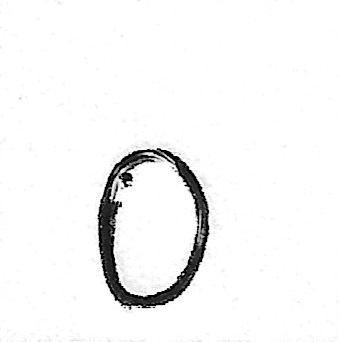
#> input picture digitos-manuscritos/01.jpg, 339 x 342 px; its folder holds only this picture in this run
$ jupyter execute --allow-errors digia.ipynb
#> lines starting #> are read from the running program, lines starting #| are printed output that depends on the picture; after the words box and inside, x2 and y2 are one past the last pixel; in counts of white or black regions, pixels touching at a corner belong together
# DigIA
## Pipeline de Visão Computacional e Testes de Generalização Extrema

[cell 1]
# carregamento das bibliotecas
import numpy as np
import pandas as pd
import matplotlib.pyplot as plt
import seaborn as sns
from sklearn.datasets import fetch_openml
from sklearn.model_selection import train_test_split, GridSearchCV
from sklearn.preprocessing import MinMaxScaler
from sklearn.svm import SVC
from sklearn.ensemble import RandomForestClassifier
from sklearn.neural_network import MLPClassifier
from sklearn.metrics import confusion_matrix, classification_report
from sklearn.base import clone
import time
import glob
import os
import cv2
import numpy as np
from scipy import ndimage
import math
import random

#### Fase 1: Carregamento e Análise Exploratória de Imagens (EDA)

[cell 2]
# Carregando dataset MNIST a partir da OpenML
print("Baixando o dataset MNIST...")
#> (the rest of this cell did not finish here and is left out)

#> (a cell that did not finish here is left out)

#> (a cell that did not finish here is left out)

#> (a cell that did not finish here is left out)

As classes presentes no dataset são 10 dígitos entre 0 e 9<br>
O dataset tem uma distribuição balanceada de um modo geral

#> (a cell that did not finish here is left out)

A matriz de rótulos contém dados do tipo `object`, que no caso são strings. Vamos transformar estes dados para inteiros.

#> (a cell that did not finish here is left out)

#> (a cell that did not finish here is left out)

Cada amostra do Dataset MNIST consiste de uma matriz unidimensional com tamanho 784 e são a representação achatada de uma figura com 28x28 pixels na qual cada um deles possui um valor que representa a intensidade de luz emitida por ele. Aqui, o canal de cor é único e portanto apenas um valor é o suficiente e pode variar de 0 (ausência de luz) a 255 (intensidade total de luz).<br>

Para representar as imagens na tela, é necessário rearranjar a matriz unidimensional e uma matriz bidimensional de dimensões 28x28. A função `reshape()`do Numpy é fundamental para isto.<br>

A plotagem utilizou uma representação baseada em tons de cinza (Grayscale), sendo que o fundo das figuras é preto e as regiões que contém os traços aproximam-se mais do branco. Comparando a figura com a matriz numérica observamos esta correspondência pois a maior parte dos pixels tem valor 0 (preto)

#### Fase 2: Pipeline de Pré-processamento e Divisão dos Dados

#> (a cell that did not finish here is left out)

[cell 10]
# escalonamento dos dados
scaler = MinMaxScaler()

#> (the rest of this cell did not finish here and is left out)

Importância do escalonamento: o escalonador `MinMaxScaler` por padrão redimensiona os dados numéricos proporcionalmente para que resultem em valores entre 0 e 1. Modelos lineares e/ou que utilizam distâncias métricas podem ter oscilações muito grandes com valores com magnitudes diferentes e terão dificuldade de convergir matematicamente.<br>

Outro escalonador possível seria o `StandarScaler`, que redimensiona os dados para que tenha média zero e desvio padrão 1 (normalização). No caso do MNIST pode não ser o melhor caminho, pois as imagens do dataset tem todas um fundo preto (0), o que garante algum contraste para identificar o dígito. Estes pixels são predominantes. Com a normalização, estes pixels passariam a adotar valores muito baixos, mas ainda diferente de 0 e podem "borrar" as imagens e dificultar o treinamento.<br>

#### Fase 3: Implementação e Treinamento dos 3 Modelos

Serão utilizados 3 modelos de classificação neste projeto:
- Support Vector Machines (SVM): O classifcador desta familia é o SVC. Tem um funcionamento que busca traçar hiperplanos no espaço vetorial que permitem separar as classes, admitindo uma certa tolerância / margem em torno deste plano;
- Random Forest: conjunto de Árvores de Decisão (Decision Trees) que trabalham com a ideia de separar progressivamente o conjunto de dados utilziando o conceito de
entropia / pureza para entender como as amostras se assemelham. Por natureza é um algoritmo multiclasse;
- Multi-Layer Perceptron (MLP): Rede Neural Artificial tradicional. Aqui usaremos o modelo distribuído pelo Scikit Learn por questões de praticidade, compatibilidade e natureza relativamente simples do problema (no contexto de visã computacional).

As redes serão submetidas a uma procura por melhores parâmetros (Grid Search), a partir do qual serão selecionadas as melhores configurações para cada família de classificador.
Os 3 melhores modelos serão então treinados em todo o conjunto de treino para posterior avaliação

[cell 11]
''' Função que executa o Grid Search dos modelos.
    Recebe como parâmetro nome do modelo, modelo base, a grade de parâmetros para avaliar e conjunto de treino
    Retorna ao final o modelo com as melhores configurações
'''
# [29 lines left out: function procura_melhores_parametros, not called in this run]

[cell 12]
''' Função que treina o modeloem todo o conjunto de treino e faz as predições e métricas na base de teste
    Recebe como parâmetros o nome do classificador, o modelo já instanciado, e os conjuntos de treino e teste
    Retorna um dicionário com o nome do modelo e suas métricas, a matriz-confusão e a instância do classificacdor treinado
'''
# [28 lines left out: function treina_modelo, not called in this run]

[cell 13]
''' Cria uma lista de dicionários, no qual cada item é uma família de modelos
    Cada um recebe o nome/tipo do modelo, um dicionário com parâmetros de gridsearch e o modelo base a ser instanciado
'''
modelos_testar = []
modelos_testar.append({
    'nome_modelo': 'SVM',
    'param_grid':{"kernel": ["linear", "rbf"],"C":[1,10]},
    # kernel rbf permite planos mais flexíveis. C trata do grau de regularização dos dados
    'modelo_base': SVC(cache_size=1000, random_state=42)
    # 2. Instancia o SVC alocando mais memória RAM para o cálculo (cache_size=1000)
     })

modelos_testar.append({
    'nome_modelo':'RandomForest',
    'param_grid': {'n_estimators':[50,150], # número de árvores
                    'max_depth':[10,20]}, # profundidade da árvore
    'modelo_base': RandomForestClassifier(n_jobs=-1, random_state=42)
    })


modelos_testar.append({
    'nome_modelo':'MLP',
    'param_grid': {
        "hidden_layer_sizes": [(64,), (100, 50)], # testa uma camada de 64 layers ocultos e duas camadas de 100 e 50 layers ocultos
        "learning_rate_init": [0.001, 0.01]}, # taxa de aprendizagem inicial. Ela vai sendo alterada dinamicamente durante o treino
    'modelo_base': MLPClassifier(
        activation="relu", # função de ativação dos neurônios. Matematicamente simples e atenua a oscilação
        solver="adam", # otimizador que atualiza os pesos e vieses dinamicamente e individualmente para cada neurônio
       early_stopping=True, # para o treinamento quando ele parar de melhorar. Economiza processamento e tempo
        random_state=42,
        verbose=True)
    })

[cell 14]
'''
    A lista de modelos vai ser percorrida e submetida à avaliação de parâmetros
    Os melhores de cada família farão parte de outra lista de modelos que serão treinados em toda a base
'''

melhores_modelos = []
#> (the rest of this cell did not finish here and is left out)

[cell 15]
'''
Treinamento dos 3 melhores modelos de cada família em toda a base de treino
Serão geradas 3 listas contendo: as métricas de cada modelo, as matrizes de confusão, e as instâncias dos modelos treinados
'''
resultados_modelos = []
matrizes = []
modelos_treinados = []

for m in melhores_modelos:

    nome_classificador = m['nome_modelo']
    classificador = m['modelo']

    resultados_modelo, matriz_confusao, classificador_treinado = treina_modelo(
        nome_classificador, classificador, X_train_escalonado, y_train, X_test_escalonado, y_test)

    resultados_modelos.append(resultados_modelo)
    matrizes.append({'classificador':nome_classificador, 'matriz_confusao': matriz_confusao})
    modelos_treinados.append({'modelo': nome_classificador, 'modelo_treinado': classificador_treinado})

#### Fase 4: Avaliação Comparativa de Desempenho

Avaliação dos resultados do treinamento dos três modelos.
Será feita a plotagem das matrizes de confusão de cada um deles e registradas as métricas em uma tabela / dataframe

[cell 16]
'''
Função que plota a matriz de confusão no formato de mapa de calor.
Recebe uma matriz numérica e o nome do modelo
'''

# [22 lines left out: function plota_matriz_confusao, not called in this run]

[cell 17]
# chama a função de plotagem para todas as matrizes da lista
for m in matrizes:
    classificador_plotar = m['classificador']
    matriz_plotar = m['matriz_confusao']
    plota_matriz_confusao(matriz_plotar, classificador_plotar)

[cell 18]
# Exibe tabela com os resultados / métricas dos 3 modelos.
pd.DataFrame(resultados_modelos)

Os dígitos que causaram mas confusão (real x previsto) no modelo foram:
- SVM: 4x9 (17) / 7x9 (9) / 3x9 (9)
- RF: 4x9 (32) / 9x4 (19) / 8x9 (18)
- MLP: 4x9 (48) / 8x3 (22) / 3x2 (15)

Os modelos tiveram difculdades diversas, mas o maior desafio é a diferenciação entre os dígitos 4 e 9, que podem variar a grafia e se assemelharem.
Em todos os algoritmos as maiores confusões envolvem de alguma forma os dígitos 4, 9,  e 3 predominantemente

Quanto ao desempenho, como o MNIST apresenta classes balanceadas, o custo de erro entre dígitos é praticamente igual. Sendo assim, a acurácia é uma métrica válida para avaliar o desepenho global dos modelos. o F1-Score registrado é o ponderado (Poderia ser usado médio já que há balanceamento entre classes). Ou seja, ele avalia também se há um equilíbrio entre acertos em todas as classes (sem penalizações por falsos positivos e falsos negativos) e pode ser usado complementarmente à acurácia.

Considerando a acurácia em teste, o SVM foi o mais bem sucedido. No entanto, o tempo de treino é sensivelmente mais alto que os demais. Seria interessante investir mais tempo em testes de versões mais simplificadas do SVM e/ou versões mais sofisticadas do MLP. Por ora, escolheria o MLP.

#### Fase 5: Testes de generalização

##### Fase 5.1: Treinamento Restrito com Classes Ocultadas (Class Masking)

Serão ocultadas as classes 3 e 6 do treinamento. Os modelos serão retreinados e submetidos à predição de uma base que possui somente estas classes

#> (a cell that did not finish here is left out)

#####  5.2 Teste de Generalização Extrema (Inferência OOD)

[cell 20]
# Modelos retreinados
matrizes_ood = []
modelos_ood = []

for m in melhores_modelos:

    nome_classificador = m['nome_modelo']
    classificador = m['modelo']

    _, matriz_confusao, classificador_treinado = treina_modelo(
        nome_classificador, classificador, X_train_ood, y_train_ood, X_test_ood, y_test_ood)

    matrizes_ood.append({'classificador':nome_classificador, 'matriz_confusao': matriz_confusao})
    modelos_ood.append({'modelo': nome_classificador, 'modelo_treinado': classificador_treinado})

[cell 21]
# plota as matrizes de confusão novamente.

for m in matrizes_ood:
    classificador_plotar = m['classificador']
    matriz_plotar = m['matriz_confusao']
    plota_matriz_confusao(matriz_plotar, classificador_plotar)

Aqui podemos observar o que acontece quando o modelo é forçado a classificar algo que nunca viu.
Interessante observar que todos os modelos, em maior ou menor grau, tendem fazer as mesmas predições falsas:
- dígito 3: tende ao 8 e 5
- dígito 6: tende ao 4 e 5

#####  5.3 Inferência com Imagens Manuscritas Próprias

Para esta etapa foram coletados digitos manuscritos em uma folha quadriculada.
A folha foi digitalizada em um scanner de mesa com resolução de 300 dpi, já em escala de cinza (Grayscale).
Os digitos foram recortados manualmente no software GIMP de processamento de imagens
e armaazenados em uma pasta específica do projeto.<br>

O script abaixo faz um processamento em massa destes arquivos produzindo a inversão de cores (fundo preto),
centralização do dígito pela massa dentro de uma grade de 28x28 pixels.<br>

[cell 22]
# Observação: Este função foi escrita quase integralmente por uma LLM

def processa_digito_manual(caminho_imagem):
    """Versão corrigida e calibrada para o padrão espacial exato do MNIST."""
#> called with caminho_imagem = 'digitos-manuscritos/01.jpg'
    img = cv2.imread(caminho_imagem, cv2.IMREAD_GRAYSCALE)
#> img is the input picture: shape (342, 339); min 0, max 255, mean 244.9
    if img is None:
        return None

    # Suaviza de leve para tirar imperfeições do papel
    img_blur = cv2.GaussianBlur(img, (3, 3), 0)

    # Threshold rígido com inversão (Garante fundo 100% preto de verdade)
    _, thresh = cv2.threshold(img_blur, 130, 255, cv2.THRESH_BINARY_INV)
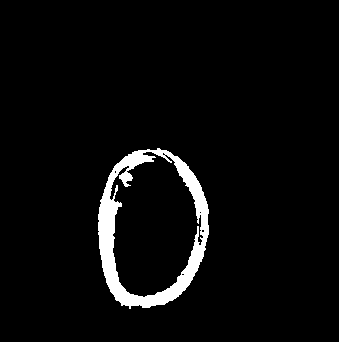
#> thresh: shape (342, 339); 4.2% white; 1 white region

     # Encontra a caixa envolvente
    contornos, _ = cv2.findContours(
        thresh, cv2.RETR_EXTERNAL, cv2.CHAIN_APPROX_SIMPLE
    )
#> contornos = 1 contour; box (x1, y1, x2, y2) and area: (98, 148, 209, 309) 13912

    if len(contornos) == 0:
        return np.zeros((28, 28), dtype=np.uint8)

    maior_contorno = max(contornos, key=cv2.contourArea)
#> maior_contorno = contour of 208 points, box (x1, y1, x2, y2) (98, 148, 209, 309), area 13912
    x, y, w, h = cv2.boundingRect(maior_contorno)
#> x = 98; y = 148; w = 111; h = 161
    recorte_digito = thresh[y : y + h, x : x + w]
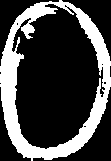
#> recorte_digito: shape (161, 111); 27.1% white; 1 white region, box (x1, y1, x2, y2) and area: (0, 0, 111, 161) 4840

    # Redimensiona para proporção 20x20
    if w > h:
        novo_w = 20
        novo_h = int(h * (20 / w))
    else:
        novo_h = 20
        novo_w = int(w * (20 / h))
#> novo_w = 13

    novo_w, novo_h = max(1, novo_w), max(1, novo_h)
#> novo_h = 20
    digito_redimensionado = cv2.resize(
        recorte_digito, (novo_w, novo_h), interpolation=cv2.INTER_AREA
    )

    lona_mnist = np.zeros((28, 28), dtype=np.uint8)
    start_y = (28 - novo_h) // 2
#> start_y = 4
    start_x = (28 - novo_w) // 2
#> start_x = 7
    lona_mnist[start_y : start_y + novo_h, start_x : start_x + novo_w] = (
        digito_redimensionado
    )
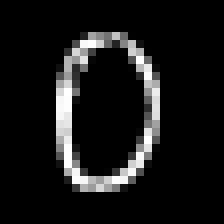
#> lona_mnist: shape (28, 28) (shown 8 times larger); min 0, max 255, mean 22.9

    # Centralização por Centro de Massa
    cy, cx = ndimage.center_of_mass(lona_mnist)
#> cy = 13.82; cx = 12.42
    if not math.isnan(cy) and not math.isnan(cx):
        shift_y = int(round(14.0 - cy))
#> shift_y = 0
        shift_x = int(round(14.0 - cx))
#> shift_x = 2
        M = np.float32([[1, 0, shift_x], [0, 1, shift_y]])
#> M = [[1, 0, 2], [0, 1, 0]]
        lona_mnist = cv2.warpAffine(lona_mnist, M, (28, 28))
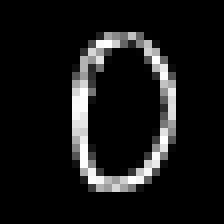
#> lona_mnist: shape (28, 28) (shown 8 times larger); min 0, max 255, mean 22.9

     # Engrossa o traço diretamente na lona final de 28x28 para o modelo enxergar
    kernel = np.ones((2, 2), np.uint8)
    lona_mnist = cv2.dilate(lona_mnist, kernel, iterations=1)
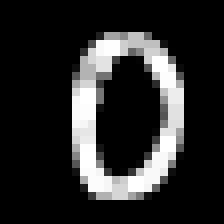
#> lona_mnist: shape (28, 28) (shown 8 times larger); min 0, max 255, mean 41.6

    # Aplica um desfoque suave para recriar as bordas esfumaçadas do MNIST original
    lona_mnist = cv2.GaussianBlur(lona_mnist, (3, 3), 0)
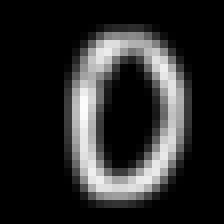
#> lona_mnist: shape (28, 28) (shown 8 times larger); min 0, max 252, mean 41.6

    return lona_mnist

[cell 23]
# faz a varredura da pasta dos digitos e chama a função de processamento
PASTA_DIGITOS = "digitos-manuscritos"

extensoes = ("*.png", "*.jpg", "*.jpeg")
arquivos_encontrados = []
for ext in extensoes:
    arquivos_encontrados.extend(glob.glob(os.path.join(PASTA_DIGITOS, ext)))

digitos_processados = []
nomes_arquivos = []

# Processa em lote
print(f"Encontradas {len(arquivos_encontrados)} imagens na pasta para tratar.")
for caminho in sorted(arquivos_encontrados):
    digito_tratado = processa_digito_manual(caminho)
    if digito_tratado is not None:
        digitos_processados.append(digito_tratado)
        nomes_arquivos.append(os.path.basename(caminho))

print(f"{len(digitos_processados)} imagens prontas para o modelo!")
#| 1 imagens prontas para o modelo!

[cell 24]
# visualização em matriz dos digitos manuscritos
def visualiza_digitos_cropados(lista_digitos):
    """Plota uma grade com todos os dígitos detectados e tratados para validação visual."""
    total_digitos = len(lista_digitos)
#> total_digitos = 1

    if total_digitos == 0:
        print("Nenhuma imagem na lista para plotar!")
        return

    colunas = 10
    linhas = math.ceil(total_digitos / colunas)
#> linhas = 1

    plt.figure(figsize=(15, 1.5 * linhas))

    for idx, digito in enumerate(lista_digitos):
        plt.subplot(linhas, colunas, idx + 1)
        plt.imshow(digito, cmap="gray", vmin=0, vmax=255)
        plt.title(f"Idx: {idx}", fontsize=8)
        plt.axis("off")
#> this loop made 1 pass

    plt.suptitle(
        f"Verificação de dígitos manuscritos - {total_digitos} Dígitos Isolados",
        fontsize=14,
        fontweight="bold",
        y=1.02,
    )
    plt.tight_layout()
    plt.show()

[cell 25]
visualiza_digitos_cropados(digitos_processados)

[cell 26]
# Processamento da lista de matrizes 28x28 em uma matriz de n dígitos por 784 (achatada)
X_fotos_proprias = np.vstack([mat.reshape(784) for mat in digitos_processados])
# Escalonamento
#> (the rest of this cell did not finish here and is left out)

[cell 27]
# executa as predições usando os modelos já treinados (originais)
predicoes_finais = []
for m in melhores_modelos:
    predicao_final = m['modelo'].predict(X_fotos_proprias_scaled)
    predicoes_finais.append({'modelo_testado': m['nome_modelo'], 'predicao':predicao_final})
